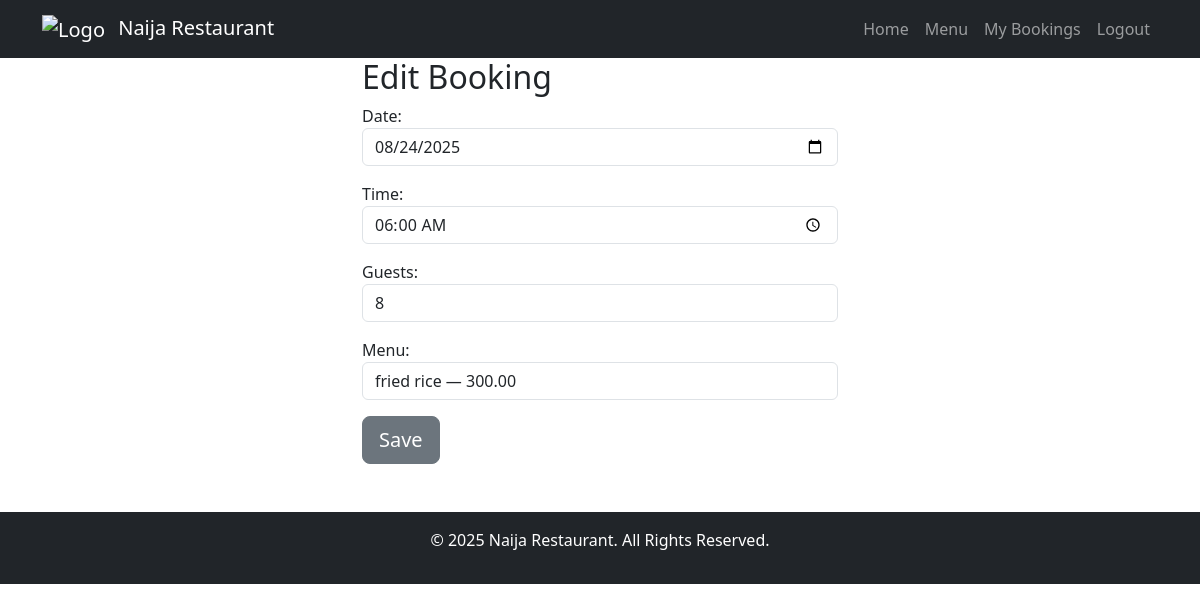
Page /bookings/2/edit/ (signed in) on the committed database.
### booking/models.py (models this page shows, shortened)
class Booking(models.Model):
    user = models.ForeignKey(settings.AUTH_USER_MODEL, on_delete=models.CASCADE, related_name="bookings")
    menu = models.ForeignKey(Menu, on_delete=models.PROTECT, related_name="bookings")
    date = models.DateField()
    time = models.TimeField()
    guests = models.PositiveIntegerField()
    created_at = models.DateTimeField(auto_now_add=True)
    updated_at = models.DateTimeField(auto_now=True)
    class Meta:
        constraints = [
            models.UniqueConstraint(fields=["date", "time"], name="unique_booking_slot")
        ]
        ordering = ["-date", "-time"]

### booking/views.py (the view, shortened to what this page needs)
# urls.py: path("bookings/<int:pk>/edit/", BookingUpdateView.as_view(), name="booking_update"),
class BookingUpdateView(LoginRequiredMixin, OwnerRequiredMixin, UpdateView):
    model = Booking
    form_class = BookingForm
    template_name = "booking/booking_form.html"
    success_url = reverse_lazy("booking_list")

### booking/forms.py (shortened to what this page needs)
class BookingForm(forms.ModelForm):
    class Meta:
        model = Booking
        fields = ["date", "time", "guests", "menu"]
        widgets = {
            "date": forms.DateInput(
                attrs={
                    "class": "form-control",
                    "type": "date",   # HTML5 date picker
                }
            ),
            "time": forms.TimeInput(
                attrs={
                    "class": "form-control",
                    "type": "time",   # HTML5 time picker
                }
            ),
            "guests": forms.NumberInput(
                attrs={
                    "class": "form-control",
                    "min": 1,
                }
            ),
            "menu": forms.Select(
                attrs={
                    "class": "form-control",
                }
            ),
        }

### booking/models.py (called while the page is built)
    def __str__(self):   # 👈 fixed
        return f"{self.name} — {self.price}"

### booking/views.py (called while the page is built)
    def test_func(self):
        obj = self.get_object()
        return obj.user == self.request.user

### booking/templates/booking/booking_form.html (shortened to what this page needs)
{% extends "base.html" %}
{% block content %}
<div class="container">
  <div class="row">
    <div class="col-md-12" style="margin: auto; width: 500px;">
  <h2>{% if object %}Edit Booking{% else %}Create Booking{% endif %}</h2>
  <form method="post" class="form-group">
    {{ form.as_p }}
    <button type="submit" class="btn btn-secondary btn-lg">Save</button>
  </form>
  </div>
  </div>
  </div>
{% endblock %}

### rows in the picture
Booking: date "08/24/2025", time "06:00:00", guests "8", menu "fried rice — 300.00"
